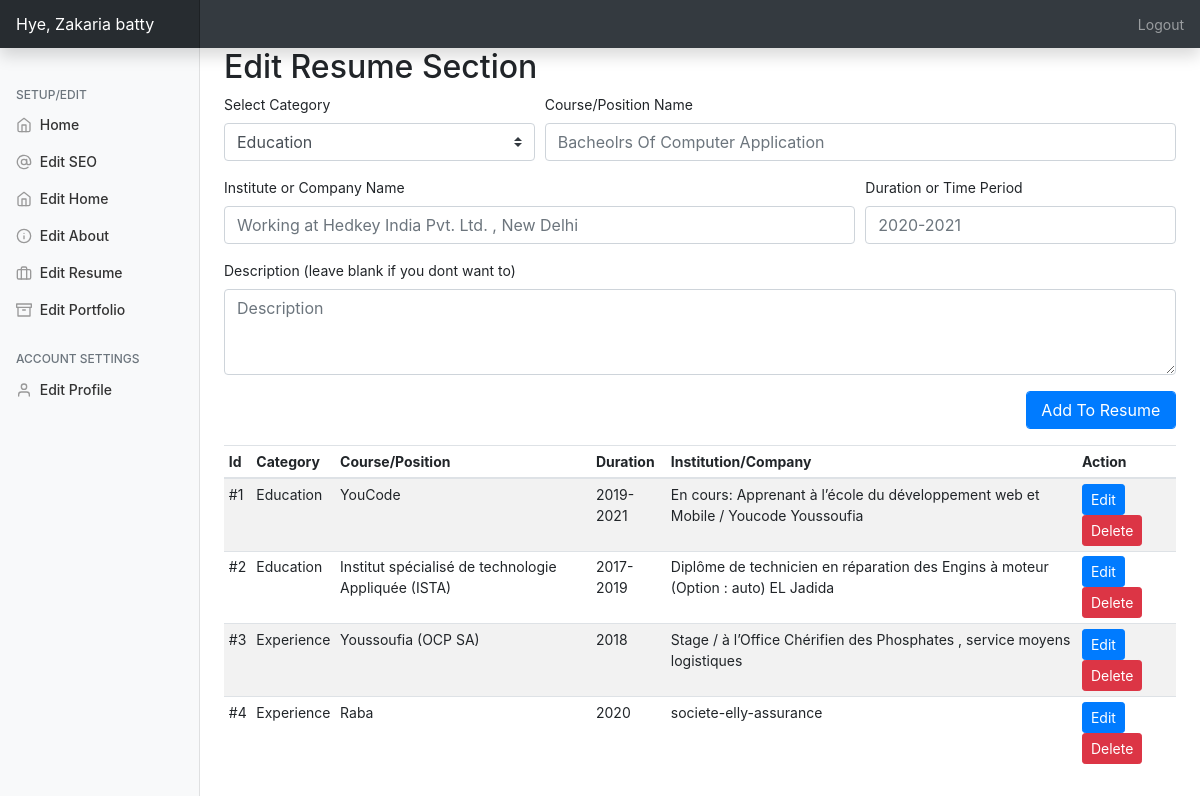
The page /admin/?editresume=true (signed in) on the database its author committed.
### tables this page shows
CREATE TABLE `resume` (
  `id` int(11) NOT NULL,
  `category` varchar(250) NOT NULL,
  `title` varchar(250) NOT NULL,
  `year` varchar(250) NOT NULL,
  `ogname` varchar(250) NOT NULL,
  `workdesc` text NOT NULL
);

### admin/php/resume.php (the view, shortened to what this page needs)
<h2>Edit Resume Section</h2>
<form action="php/uresume.php" method="post">
  <div class="form-row">
    <div class="form-group col-md-4">
      <label>Select Category</label>
      <select name="category" class="custom-select">
        <option value="e" selected>Education</option>
      </select></div>
    <div class="form-group col-md-8">
      <label for="sn">Course/Position Name</label>
      <input type="text" name="title" class="form-control" id="website" placeholder="Bacheolrs Of Computer Application" required>
    </div>
    <div class="form-group col-md-8">
      <label for="website">Institute or Company Name</label>
      <input type="text" name="ogname" class="form-control" id="website" placeholder="Working at Hedkey India Pvt. Ltd. , New Delhi" required>
    </div>
    <div class="form-group col-md-4">
      <label for="website">Duration or Time Period</label>
      <input type="text" name="year" class="form-control" id="website" placeholder="2020-2021" required>
    </div>
    <div class="form-group col-md-12">
      <label for="exampleFormControlTextarea1">Description (leave blank if you dont want to)</label>
      <textarea class="form-control" name="workdesc" id="exampleFormControlTextarea1" rows="3" placeholder="Description"></textarea>
    </div>
    <div class="form-group col-md-2 ml-auto">
      <input type="submit" name="addtoresume" class="btn btn-primary form-control" value="Add To Resume">
    </div>
  </div>
</form>
<table id="rlist" class="table table-striped table-sm .table-responsive ">
  <thead>
    <tr>
      <th>Id</th>
      <th>Category</th>
      <th>Course/Position</th>
      <th>Duration</th>
      <th>Institution/Company</th>
      <th>Action</th>
    </tr>
  </thead>
  <tbody>
    <?php
    $query2 = "SELECT * FROM resume";
    $queryrun2 = mysqli_query($db, $query2);
    $count = 1;
    while ($data2 = mysqli_fetch_array($queryrun2)) {
      $cat = $data2['category'] == 'e' ? $cat = "Education" : $cat = "Experience";
    ?>
      <tr>
        <div class="modal fade" id="modal<?= $data2['id'] ?>" tabindex="-1" role="dialog" aria-labelledby="exampleModalLabel" aria-hidden="true">
          <td>#<?= $count ?></td>
          <td><?= $cat ?></td>
          <td><?= $data2['title'] ?></td>
          <td><?= $data2['year'] ?></td>
          <td><?= $data2['ogname'] ?></td>
          <td>
            <button type="button" class="btn btn-primary btn-sm" data-toggle="modal" data-target="#modal<?= $data2['id'] ?>">Edit </button>
            <a href="php/uresume.php?del=<?= $data2['id'] ?>">
              <button type="button" class="btn btn-danger btn-sm" data-toggle="modal" data-target="#exampleModal">Delete</button>
            </a>
          </td>
      </tr>
    <?php $count++;
    } ?>
  </tbody>
</table>

### admin/css/dashboard.css (style rules this page uses)
body { font-size: .875rem; }

### rows shown on the page
resume: category "Education", title "YouCode", year "2019-2021", ogname "En cours: Apprenant à l’école du développement web et Mobile / Youcode Youssoufia"
resume: category "Education", title "Institut spécialisé de technologie Appliquée (ISTA)", year "2017-2019", ogname "Diplôme de technicien en réparation des Engins à moteur (Option : auto) EL Jadida"
resume: category "Experience", title "Youssoufia (OCP SA)", year "2018", ogname "Stage / à l’Office Chérifien des Phosphates , service moyens logistiques"
resume: category "Experience", title "Raba", year "2020", ogname "societe-elly-assurance"

### other values the page prints
$_SESSION['username'] "Zakaria batty"
